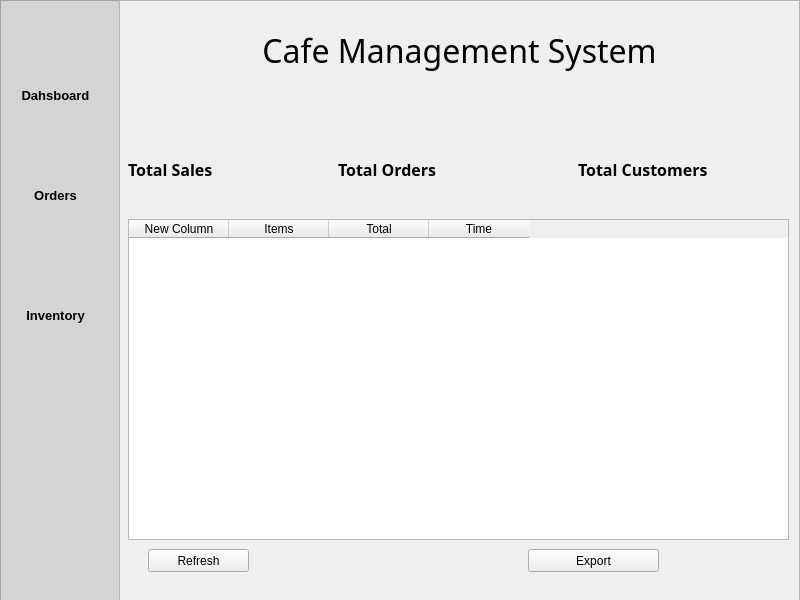
<?xml version="1.0" encoding="UTF-8"?>
<ui version="4.0">
 <class>MainWindow</class>
 <widget class="QMainWindow" name="MainWindow">
  <property name="geometry">
   <rect>
    <x>0</x>
    <y>0</y>
    <width>800</width>
    <height>600</height>
   </rect>
  </property>
  <property name="windowTitle">
   <string>MainWindow</string>
  </property>
  <widget class="QWidget" name="centralwidget">
   <widget class="QFrame" name="SideBar">
    <property name="geometry">
     <rect>
      <x>0</x>
      <y>0</y>
      <width>120</width>
      <height>601</height>
     </rect>
    </property>
    <property name="styleSheet">
     <string notr="true">background-color: rgb(213, 212, 213);</string>
    </property>
    <property name="frameShape">
     <enum>QFrame::StyledPanel</enum>
    </property>
    <property name="frameShadow">
     <enum>QFrame::Raised</enum>
    </property>
    <widget class="QPushButton" name="dashboard_btn">
     <property name="geometry">
      <rect>
       <x>40</x>
       <y>30</y>
       <width>41</width>
       <height>41</height>
      </rect>
     </property>
     <property name="cursor">
      <cursorShape>PointingHandCursor</cursorShape>
     </property>
     <property name="styleSheet">
      <string notr="true">border: None;</string>
     </property>
     <property name="text">
      <string/>
     </property>
     <property name="icon">
      <iconset resource="New folder/icons.qrc">
       <normaloff>:/Icons/dashboard.png</normaloff>:/Icons/dashboard.png</iconset>
     </property>
     <property name="iconSize">
      <size>
       <width>26</width>
       <height>26</height>
      </size>
     </property>
    </widget>
    <widget class="QLabel" name="dashboardlabel">
     <property name="geometry">
      <rect>
       <x>10</x>
       <y>80</y>
       <width>91</width>
       <height>31</height>
      </rect>
     </property>
     <property name="font">
      <font>
       <pointsize>10</pointsize>
       <weight>75</weight>
       <bold>true</bold>
      </font>
     </property>
     <property name="text">
      <string>Dahsboard</string>
     </property>
     <property name="alignment">
      <set>Qt::AlignCenter</set>
     </property>
    </widget>
    <widget class="QPushButton" name="order_btn">
     <property name="geometry">
      <rect>
       <x>40</x>
       <y>130</y>
       <width>41</width>
       <height>41</height>
      </rect>
     </property>
     <property name="cursor">
      <cursorShape>PointingHandCursor</cursorShape>
     </property>
     <property name="styleSheet">
      <string notr="true">border: None;</string>
     </property>
     <property name="text">
      <string/>
     </property>
     <property name="icon">
      <iconset resource="New folder/icons.qrc">
       <normaloff>:/Icons/shopping-list.png</normaloff>:/Icons/shopping-list.png</iconset>
     </property>
     <property name="iconSize">
      <size>
       <width>26</width>
       <height>26</height>
      </size>
     </property>
    </widget>
    <widget class="QLabel" name="ordr_label">
     <property name="geometry">
      <rect>
       <x>10</x>
       <y>180</y>
       <width>91</width>
       <height>31</height>
      </rect>
     </property>
     <property name="font">
      <font>
       <pointsize>10</pointsize>
       <weight>75</weight>
       <bold>true</bold>
      </font>
     </property>
     <property name="text">
      <string>Orders</string>
     </property>
     <property name="alignment">
      <set>Qt::AlignCenter</set>
     </property>
    </widget>
    <widget class="QPushButton" name="pushButton">
     <property name="geometry">
      <rect>
       <x>40</x>
       <y>250</y>
       <width>41</width>
       <height>41</height>
      </rect>
     </property>
     <property name="cursor">
      <cursorShape>PointingHandCursor</cursorShape>
     </property>
     <property name="styleSheet">
      <string notr="true">border: None;</string>
     </property>
     <property name="text">
      <string/>
     </property>
     <property name="icon">
      <iconset resource="New folder/icons.qrc">
       <normaloff>:/Icons/shipping.png</normaloff>:/Icons/shipping.png</iconset>
     </property>
     <property name="iconSize">
      <size>
       <width>26</width>
       <height>26</height>
      </size>
     </property>
    </widget>
    <widget class="QLabel" name="inven_label">
     <property name="geometry">
      <rect>
       <x>10</x>
       <y>300</y>
       <width>91</width>
       <height>31</height>
      </rect>
     </property>
     <property name="font">
      <font>
       <pointsize>10</pointsize>
       <weight>75</weight>
       <bold>true</bold>
      </font>
     </property>
     <property name="text">
      <string>Inventory</string>
     </property>
     <property name="alignment">
      <set>Qt::AlignCenter</set>
     </property>
    </widget>
   </widget>
   <widget class="QFrame" name="main_bar">
    <property name="geometry">
     <rect>
      <x>119</x>
      <y>0</y>
      <width>681</width>
      <height>601</height>
     </rect>
    </property>
    <property name="frameShape">
     <enum>QFrame::StyledPanel</enum>
    </property>
    <property name="frameShadow">
     <enum>QFrame::Raised</enum>
    </property>
    <widget class="QLabel" name="Title">
     <property name="geometry">
      <rect>
       <x>10</x>
       <y>10</y>
       <width>661</width>
       <height>81</height>
      </rect>
     </property>
     <property name="font">
      <font>
       <family>MV Boli</family>
       <pointsize>24</pointsize>
      </font>
     </property>
     <property name="text">
      <string>Cafe Management System</string>
     </property>
     <property name="alignment">
      <set>Qt::AlignCenter</set>
     </property>
    </widget>
    <widget class="QStackedWidget" name="stackedWidget">
     <property name="geometry">
      <rect>
       <x>-1</x>
       <y>99</y>
       <width>681</width>
       <height>501</height>
      </rect>
     </property>
     <property name="currentIndex">
      <number>0</number>
     </property>
     <widget class="QWidget" name="Dashboard_page">
      <widget class="QLabel" name="total__orders">
       <property name="geometry">
        <rect>
         <x>220</x>
         <y>20</y>
         <width>181</width>
         <height>101</height>
        </rect>
       </property>
       <property name="font">
        <font>
         <family>Myanmar Text</family>
         <pointsize>12</pointsize>
         <weight>75</weight>
         <bold>true</bold>
        </font>
       </property>
       <property name="text">
        <string>Total Orders</string>
       </property>
      </widget>
      <widget class="QLabel" name="total_sales">
       <property name="geometry">
        <rect>
         <x>10</x>
         <y>20</y>
         <width>131</width>
         <height>101</height>
        </rect>
       </property>
       <property name="font">
        <font>
         <family>Myanmar Text</family>
         <pointsize>12</pointsize>
         <weight>75</weight>
         <bold>true</bold>
        </font>
       </property>
       <property name="text">
        <string>Total Sales</string>
       </property>
      </widget>
      <widget class="QLabel" name="total_customers">
       <property name="geometry">
        <rect>
         <x>460</x>
         <y>20</y>
         <width>191</width>
         <height>101</height>
        </rect>
       </property>
       <property name="font">
        <font>
         <family>Myanmar Text</family>
         <pointsize>12</pointsize>
         <weight>75</weight>
         <bold>true</bold>
        </font>
       </property>
       <property name="text">
        <string>Total Customers</string>
       </property>
      </widget>
      <widget class="QTableWidget" name="recent_order_list">
       <property name="geometry">
        <rect>
         <x>10</x>
         <y>120</y>
         <width>661</width>
         <height>321</height>
        </rect>
       </property>
       <column>
        <property name="text">
         <string>New Column</string>
        </property>
       </column>
       <column>
        <property name="text">
         <string>Items</string>
        </property>
       </column>
       <column>
        <property name="text">
         <string>Total</string>
        </property>
       </column>
       <column>
        <property name="text">
         <string>Time</string>
        </property>
       </column>
      </widget>
      <widget class="QPushButton" name="refresh_btn">
       <property name="geometry">
        <rect>
         <x>30</x>
         <y>450</y>
         <width>101</width>
         <height>23</height>
        </rect>
       </property>
       <property name="text">
        <string>Refresh</string>
       </property>
      </widget>
      <widget class="QPushButton" name="export_btn">
       <property name="geometry">
        <rect>
         <x>410</x>
         <y>450</y>
         <width>131</width>
         <height>23</height>
        </rect>
       </property>
       <property name="text">
        <string>Export</string>
       </property>
      </widget>
     </widget>
     <widget class="QWidget" name="Order_page">
      <widget class="QTableWidget" name="order_list">
       <property name="geometry">
        <rect>
         <x>10</x>
         <y>80</y>
         <width>661</width>
         <height>261</height>
        </rect>
       </property>
       <column>
        <property name="text">
         <string>New Column</string>
        </property>
       </column>
       <column>
        <property name="text">
         <string>Order Id</string>
        </property>
       </column>
       <column>
        <property name="text">
         <string>Quantity</string>
        </property>
       </column>
      </widget>
      <widget class="QLabel" name="ordr_list_label">
       <property name="geometry">
        <rect>
         <x>160</x>
         <y>20</y>
         <width>341</width>
         <height>51</height>
        </rect>
       </property>
       <property name="font">
        <font>
         <pointsize>16</pointsize>
         <weight>75</weight>
         <bold>true</bold>
        </font>
       </property>
       <property name="text">
        <string>Order List</string>
       </property>
       <property name="alignment">
        <set>Qt::AlignCenter</set>
       </property>
      </widget>
      <widget class="QPushButton" name="add_ordr_btn">
       <property name="geometry">
        <rect>
         <x>40</x>
         <y>372</y>
         <width>101</width>
         <height>31</height>
        </rect>
       </property>
       <property name="text">
        <string>Add Order</string>
       </property>
      </widget>
      <widget class="QPushButton" name="dlt_ordr_btn">
       <property name="geometry">
        <rect>
         <x>500</x>
         <y>380</y>
         <width>101</width>
         <height>31</height>
        </rect>
       </property>
       <property name="text">
        <string>Delete Order</string>
       </property>
      </widget>
     </widget>
     <widget class="QWidget" name="inventory">
      <widget class="QListWidget" name="listWidget">
       <property name="geometry">
        <rect>
         <x>10</x>
         <y>80</y>
         <width>661</width>
         <height>401</height>
        </rect>
       </property>
      </widget>
      <widget class="QLabel" name="inv_label">
       <property name="geometry">
        <rect>
         <x>100</x>
         <y>20</y>
         <width>441</width>
         <height>51</height>
        </rect>
       </property>
       <property name="font">
        <font>
         <pointsize>16</pointsize>
         <weight>75</weight>
         <bold>true</bold>
        </font>
       </property>
       <property name="text">
        <string>Inventory</string>
       </property>
       <property name="alignment">
        <set>Qt::AlignCenter</set>
       </property>
      </widget>
     </widget>
    </widget>
   </widget>
  </widget>
 </widget>
 <resources>
  <include location="New folder/icons.qrc"/>
 </resources>
 <connections/>
</ui>
